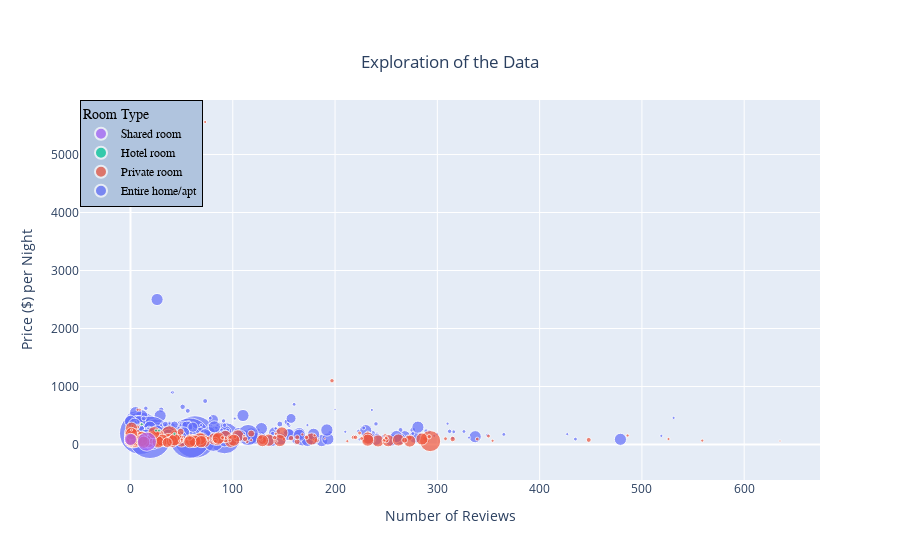

The notebook cell this image was saved under:
### Code cell
import plotly.express as px

# df = px.data.gapminder().query("year==2007")
# fig = px.scatter(df, x="gdpPercap", y="lifeExp", color="continent",
#     size="pop", size_max=45, log_x=True)

fig = px.scatter(df, x="number_of_reviews", y="price", title="Exploration of the Data",
                    hover_data=['room_type'],color='room_type',
                    size='minimum_nights', size_max=30,
                    labels={
                     "number_of_reviews": "Number of Reviews",
                     "price": "Price ($) per Night",
                     "room_type": "Room Type"
                 },)


fig.update_layout(
    legend=dict(
        x=0,
        y=1,
        traceorder="reversed",
        title_font_family="Times New Roman",
        font=dict(
            family="Courier",
            size=12,
            color="black"
        ),
        bgcolor="LightSteelBlue",
        bordercolor="Black",
        borderwidth=1
    )
)

fig.update_layout(
    title={
        #'text': "Plot Title if not specified before",
        'y':0.9,
        'x':0.5,
        'xanchor': 'center',
        'yanchor': 'top'})

fig.show()

### Figure 1 — Plotly figure (JSON) as saved in the notebook; plotly's stock layout.template omitted (floating-point values rounded to 4 significant figures; data arrays with more than 128 entries replaced by an {"elided": "..."} marker saying what was removed)
{"data": [{"customdata": {"elided": "312x1 str values"}, "hovertemplate": "Room Type=%{customdata[0]}<br>Number of Reviews=%{x}<br>Price ($) per Night=%{y}<br>minimum_nights=%{marker.size}<extra></extra>", "legendgroup": "Entire home/apt", "marker": {"color": "#636efa", "size": {"elided": "312 int values"}, "sizemode": "area", "sizeref": 0.4056, "symbol": "circle"}, "mode": "markers", "name": "Entire home/apt", "orientation": "v", "showlegend": true, "type": "scatter", "x": {"elided": "312 int values"}, "xaxis": "x", "y": {"elided": "312 int values"}, "yaxis": "y"}, {"customdata": {"elided": "182x1 str values"}, "hovertemplate": "Room Type=%{customdata[0]}<br>Number of Reviews=%{x}<br>Price ($) per Night=%{y}<br>minimum_nights=%{marker.size}<extra></extra>", "legendgroup": "Private room", "marker": {"color": "#EF553B", "size": {"elided": "182 int values"}, "sizemode": "area", "sizeref": 0.4056, "symbol": "circle"}, "mode": "markers", "name": "Private room", "orientation": "v", "showlegend": true, "type": "scatter", "x": {"elided": "182 int values"}, "xaxis": "x", "y": {"elided": "182 int values"}, "yaxis": "y"}, {"customdata": [["Hotel room"], ["Hotel room"], ["Hotel room"], ["Hotel room"]], "hovertemplate": "Room Type=%{customdata[0]}<br>Number of Reviews=%{x}<br>Price ($) per Night=%{y}<br>minimum_nights=%{marker.size}<extra></extra>", "legendgroup": "Hotel room", "marker": {"color": "#00cc96", "size": [2, 2, 2, 2], "sizemode": "area", "sizeref": 0.4056, "symbol": "circle"}, "mode": "markers", "name": "Hotel room", "orientation": "v", "showlegend": true, "type": "scatter", "x": [43, 11, 25, 28], "xaxis": "x", "y": [185, 349, 242, 242], "yaxis": "y"}, {"customdata": [["Shared room"], ["Shared room"]], "hovertemplate": "Room Type=%{customdata[0]}<br>Number of Reviews=%{x}<br>Price ($) per Night=%{y}<br>minimum_nights=%{marker.size}<extra></extra>", "legendgroup": "Shared room", "marker": {"color": "#ab63fa", "size": [75, 30], "sizemode": "area", "sizeref": 0.4056, "symbol": "circle"}, "mode": "markers", "name": "Shared room", "orientation": "v", "showlegend": true, "type": "scatter", "x": [16, 0], "xaxis": "x", "y": [50, 90], "yaxis": "y"}], "layout": {"legend": {"bgcolor": "LightSteelBlue", "bordercolor": "Black", "borderwidth": 1, "font": {"color": "black", "family": "Courier", "size": 12}, "itemsizing": "constant", "title": {"font": {"family": "Times New Roman"}, "text": "Room Type"}, "tracegroupgap": 0, "traceorder": "reversed", "x": 0, "y": 1}, "title": {"text": "Exploration of the Data", "x": 0.5, "xanchor": "center", "y": 0.9, "yanchor": "top"}, "xaxis": {"anchor": "y", "domain": [0, 1], "title": {"text": "Number of Reviews"}}, "yaxis": {"anchor": "x", "domain": [0, 1], "title": {"text": "Price ($) per Night"}}}}
